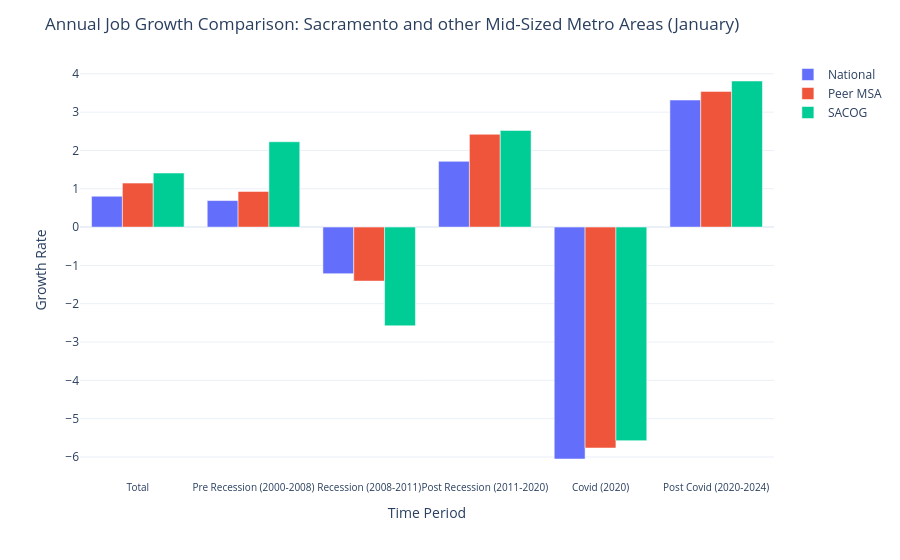

The notebook cell this image was saved under:
### Code cell
## Jared to fix the labels on the plot add years

fig = px.bar(df_plot, x='Time Period', y='Growth Rate', color='Groups', barmode='group', template='plotly_white')
fig.update_yaxes(tick0=0, dtick=1)
fig.update_xaxes(tickangle=0)  
fig.update_layout(legend_title=None, title='Annual Job Growth Comparison: Sacramento and other Mid-Sized Metro Areas (January)')
fig.update_layout(xaxis = dict(tickfont = dict(size=10)))
fig.show()

### Figure 1 — Plotly figure (JSON) as saved in the notebook; plotly's stock layout.template omitted (floating-point values rounded to 4 significant figures)
{"data": [{"alignmentgroup": "True", "hovertemplate": "Groups=National<br>Time Period=%{x}<br>Growth Rate=%{y}<extra></extra>", "legendgroup": "National", "marker": {"color": "#636efa", "pattern": {"shape": ""}}, "name": "National", "offsetgroup": "National", "orientation": "v", "showlegend": true, "textposition": "auto", "type": "bar", "x": ["Total", "Pre Recession (2000-2008)", "Recession (2008-2011)", "Post Recession (2011-2020)", "Covid (2020)", "Post Covid (2020-2024)"], "xaxis": "x", "y": [0.8051, 0.6924, -1.215, 1.715, -6.052, 3.316], "yaxis": "y"}, {"alignmentgroup": "True", "hovertemplate": "Groups=Peer MSA<br>Time Period=%{x}<br>Growth Rate=%{y}<extra></extra>", "legendgroup": "Peer MSA", "marker": {"color": "#EF553B", "pattern": {"shape": ""}}, "name": "Peer MSA", "offsetgroup": "Peer MSA", "orientation": "v", "showlegend": true, "textposition": "auto", "type": "bar", "x": ["Total", "Pre Recession (2000-2008)", "Recession (2008-2011)", "Post Recession (2011-2020)", "Covid (2020)", "Post Covid (2020-2024)"], "xaxis": "x", "y": [1.148, 0.9307, -1.409, 2.423, -5.765, 3.542], "yaxis": "y"}, {"alignmentgroup": "True", "hovertemplate": "Groups=SACOG<br>Time Period=%{x}<br>Growth Rate=%{y}<extra></extra>", "legendgroup": "SACOG", "marker": {"color": "#00cc96", "pattern": {"shape": ""}}, "name": "SACOG", "offsetgroup": "SACOG", "orientation": "v", "showlegend": true, "textposition": "auto", "type": "bar", "x": ["Total", "Pre Recession (2000-2008)", "Recession (2008-2011)", "Post Recession (2011-2020)", "Covid (2020)", "Post Covid (2020-2024)"], "xaxis": "x", "y": [1.41, 2.227, -2.576, 2.522, -5.573, 3.813], "yaxis": "y"}], "layout": {"barmode": "group", "legend": {"title": {}, "tracegroupgap": 0}, "margin": {"t": 60}, "title": {"text": "Annual Job Growth Comparison: Sacramento and other Mid-Sized Metro Areas (January)"}, "xaxis": {"anchor": "y", "domain": [0, 1], "tickangle": 0, "tickfont": {"size": 10}, "title": {"text": "Time Period"}}, "yaxis": {"anchor": "x", "domain": [0, 1], "dtick": 1, "tick0": 0, "title": {"text": "Growth Rate"}}}}
